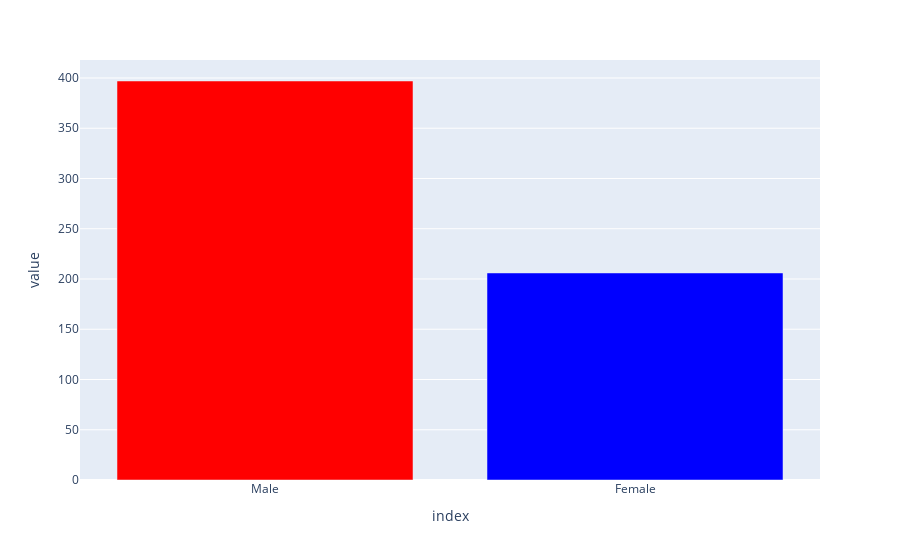

This figure's notebook cell:
### Code cell
px.bar(df['Gender'].value_counts(), color=colors, color_discrete_map="identity")

### Figure 1 — Plotly figure (JSON) as saved in the notebook; plotly's stock layout.template omitted (floating-point values rounded to 4 significant figures)
{"data": [{"alignmentgroup": "True", "hovertemplate": "index=%{x}<br>value=%{y}<extra></extra>", "legendgroup": "", "marker": {"color": "red"}, "name": "", "offsetgroup": "", "orientation": "v", "showlegend": false, "textposition": "auto", "type": "bar", "x": ["Male"], "xaxis": "x", "y": [397], "yaxis": "y"}, {"alignmentgroup": "True", "hovertemplate": "index=%{x}<br>value=%{y}<extra></extra>", "legendgroup": "", "marker": {"color": "blue"}, "name": "", "offsetgroup": "", "orientation": "v", "showlegend": false, "textposition": "auto", "type": "bar", "x": ["Female"], "xaxis": "x", "y": [206], "yaxis": "y"}], "layout": {"barmode": "relative", "legend": {"tracegroupgap": 0}, "margin": {"t": 60}, "xaxis": {"anchor": "y", "domain": [0, 1], "title": {"text": "index"}}, "yaxis": {"anchor": "x", "domain": [0, 1], "title": {"text": "value"}}}}
